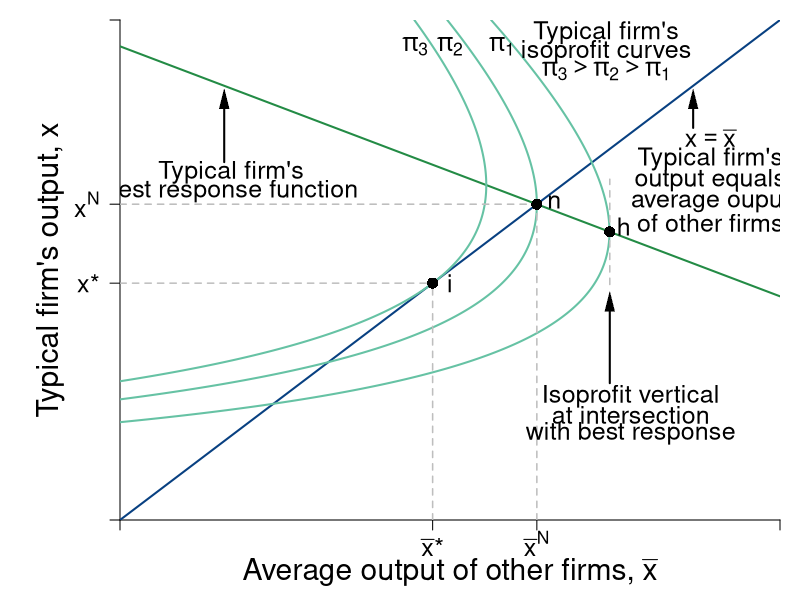

Here is the R script that generated this plot:
require(shape)
pdf(file = "competitionmarkets/competition_average_2.pdf", width = 9, height = 7)

#Set parameters for graphics
axislabelsize <- 1.8
labelsize <- 1.5
namesize <- 1.8
annotatesize <- 1.5
graphlinewidth <- 2
segmentlinewidth <- 1.5

COL <- c("#7fc97f", "#beaed4", "#fdc086", "#ffff99", "#386cb0", "#f0027f", "#bf5b17", "#666666")
COLA <- c("#99d8c9","#66c2a4","#41ae76", "#238b45", "#005824")
COLB <- c("#4eb3d3", "#2b8cbe", "#0868ac","#084081")

par(mar =  c(4, 6, 1, 1))

piA <- function(xbar, x, s = 0.5, pmax = 20, c1 = 2, n = 2) {
  (pmax - s*(n - 1)*xbar)*x - s*(x)^2 - c1*x
}

brfA <- function(xbar, s = 0.5, pmax = 20, c1 = 2, n = 2) {
  (pmax - c1)/(2*s) - ((n-1)/(2))*xbar
}

Equal45 <- function(xbar, slope = 1){
  slope*xbar
}



xlims <- c(0, 19)
ylims <- c(0, 19)

npts <- 501 
x <- seq(xlims[1], xlims[2], length.out = npts)
y <- seq(ylims[1], ylims[2], length.out = npts) 
a <- c(60, 72, 81)


plot(0, 0, xlim = xlims, ylim = ylims, type = "n",
     xlab = expression(paste("")),
     ylab = expression(paste("")), 
     xaxt = "n", 
     yaxt = "n", 
     cex.lab = axislabelsize, 
     bty = "n",
     xaxs = "i", 
     yaxs = "i")


ticksy <- c(0, 9, 12, ylims[2])
ylabels <- c(NA, expression(paste(x,"*")), expression(paste(x^N)), NA)
ticksx <- c(0, 9, 12, xlims[2])
xlabels <- c(NA, expression(paste(bar(x),"*")), expression(paste(bar(x)^{N})), NA)


axis(1, at = ticksx, pos = 0, labels = xlabels, cex.axis = labelsize)
axis(2, at = ticksy, pos = 0, labels = ylabels, las = 1, cex.axis = labelsize)

npts <- 500 
xx1 <- seq(xlims[1], xlims[2], length.out = npts)

lines(xx1, brfA(xx1, s = 0.5, pmax = 20, c1 = 2, n = 2), col = COLA[4], lwd = graphlinewidth)
lines(xx1, Equal45(xx1, slope = 1), col = COLB[4], lwd = graphlinewidth)

contour(x, y,
        outer(x, y, piA),
        #labels = c("v1", "v2", "v3"),
        drawlabels = FALSE,
        col = COLA[2],
        #xlab = expression(paste("A's Apples, ", x)),
        #ylab = expression(paste("A's Oranges, ", y)),
        #cex.lab = axislabelsize,
        lwd = graphlinewidth,
        levels = a,
        xaxs = "i",
        yaxs = "i",
        add = TRUE)

mtext(expression(paste("Average output of other firms, ", bar(x))), side = 1, line = 2.5, cex = axislabelsize)
text(-2, 0.5*ylims[2], expression(paste("Typical firm's output, ", x)), xpd = TRUE, cex = axislabelsize, srt = 90) 


segments(0, 9, 9, 9, lty = 2, col = "gray" , lwd = segmentlinewidth)
segments(9, 0, 9, 9, lty = 2, col = "gray" , lwd = segmentlinewidth)
points(9, 9, pch = 16, col = "black", cex = 1.5)
text(9.5, 9, expression(paste("i")), cex = labelsize)

segments(12, 0, 12, 12, lty = 2, col = "gray" , lwd = segmentlinewidth)
segments(0, 12, 12, 12, lty = 2, col = "gray" , lwd = segmentlinewidth)
points(12, 12, pch = 16, col = "black", cex = 1.5)
text(12.5, 12.1, expression(paste("n")), cex = labelsize)


text(14.5, brfA(xbar = 14.1) + 0.2, expression(paste("h")), cex = labelsize)
segments(14.1, brfA(xbar = 14.1) - 2, 14.1, brfA(xbar = 14.1) + 2, lty = 2, col = "gray" , lwd = segmentlinewidth)
points(14.1, brfA(xbar = 14.1), pch = 16, col = "black", cex = 1.5)

text(14.7, 4.7, expression(paste("Isoprofit vertical")), cex = annotatesize)
text(14.7, 4, expression(paste("at intersection")), cex = annotatesize)
text(14.7, 3.3, expression(paste("with best response")), cex = annotatesize)
Arrows(14.1, 5.2, 14.1, 8.3, col = "black", lty = 1, lwd = 2, arr.type = "triangle", arr.lwd = 0.5)

Arrows(16.5, 14.9, 16.5, 16, col = "black", lty = 1, lwd = 2, arr.type = "triangle", arr.lwd = 0.5)
text(17, 14.5, expression(paste(x == bar(x))), cex = annotatesize)
text(17, 13.7, expression(paste("Typical firm's")), cex = annotatesize)
text(17, 12.9, expression(paste("output equals")), cex = annotatesize)
text(17, 12.1, expression(paste("average ouput")), cex = annotatesize)
text(17, 11.3, expression(paste("of other firms")), cex = annotatesize)


text(3.2, 13.2, expression(paste("Typical firm's")), cex = annotatesize)
text(3.2, 12.5, expression(paste("best response function")), cex = annotatesize)
Arrows(3, 13.6, 3, 16, col = "black", lty = 1, lwd = 2, arr.type = "triangle", arr.lwd = 0.5)


#Label the iso-welfare functions for the HG, Aisha
text(11, 18, expression(pi[1]), cex = labelsize)
text(9.5, 18, expression(pi[2]), cex = labelsize)
text(8.5, 18, expression(pi[3]), cex = labelsize)

text(14, 18.5, expression("Typical firm's"), cex = annotatesize)
text(14, 17.8, expression("isoprofit curves"), cex = annotatesize)
text(14, 17.1, expression(paste(pi[3] > pi[2], phantom() > pi[1])), cex = annotatesize)



#B's brf
text(7, 30, expression(paste("A's best response")), cex = annotatesize)
text(7, 29, expression(paste("function")), cex = annotatesize)
Arrows(7, 28.2, 7, 23.5, col = "black", lty = 1, lwd = 2, arr.type = "triangle", arr.lwd = 0.5)


dev.off()
